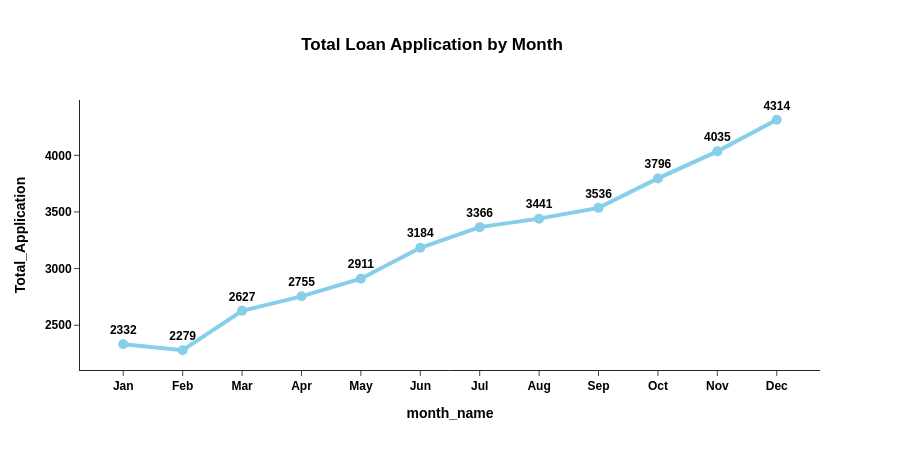

Notebook source saved alongside this figure:
### Markdown cell above
## 📉 Monthly Loan Trends (Total Loan Application)

### Code cell
Monthly_total_application  = data.groupby(["month_num","month_name"])['id'].count().reset_index().sort_values('month_name')
Monthly_total_application = Monthly_total_application.sort_values('month_num').drop('month_num', axis = 1)
Monthly_total_application = Monthly_total_application.rename(columns={'id':'Total_Application'})



fig = px.line(data_frame= Monthly_total_application, x='month_name', y = 'Total_Application',
              text='Total_Application',title='Total Loan Application by Month',height=450, width=900, template='simple_white')
fig.update_xaxes(showgrid = False)
fig.update_yaxes(showgrid = False)
fig.update_layout(
    title_x = 0.48,
    paper_bgcolor = 'white',
    plot_bgcolor = 'white',
    font = dict(family = 'arial', color = 'black',weight = 'bold')
    
)
fig.update_traces(
    textposition = 'top center',
    line=dict(width=4, color = "skyblue"), 
    marker=dict(size=10, symbol='circle'), 
    mode='lines+markers+text',
    textfont = dict(family = 'Arial', weight  ='bold')
)
fig.show()

### Figure 1 — Plotly figure (JSON) as saved in the notebook; plotly's stock layout.template omitted (floating-point values rounded to 4 significant figures)
{"data": [{"hovertemplate": "month_name=%{x}<br>Total_Application=%{text}<extra></extra>", "legendgroup": "", "line": {"color": "skyblue", "dash": "solid", "width": 4}, "marker": {"size": 10, "symbol": "circle"}, "mode": "lines+markers+text", "name": "", "orientation": "v", "showlegend": false, "text": [2332.0, 2279.0, 2627.0, 2755.0, 2911.0, 3184.0, 3366.0, 3441.0, 3536.0, 3796.0, 4035.0, 4314.0], "textfont": {"family": "Arial", "weight": "bold"}, "textposition": "top center", "type": "scatter", "x": ["Jan", "Feb", "Mar", "Apr", "May", "Jun", "Jul", "Aug", "Sep", "Oct", "Nov", "Dec"], "xaxis": "x", "y": [2332, 2279, 2627, 2755, 2911, 3184, 3366, 3441, 3536, 3796, 4035, 4314], "yaxis": "y"}], "layout": {"font": {"color": "black", "family": "arial", "weight": "bold"}, "height": 450, "legend": {"tracegroupgap": 0}, "paper_bgcolor": "white", "plot_bgcolor": "white", "title": {"text": "Total Loan Application by Month", "x": 0.48}, "width": 900, "xaxis": {"anchor": "y", "domain": [0, 1], "showgrid": false, "title": {"text": "month_name"}}, "yaxis": {"anchor": "x", "domain": [0, 1], "showgrid": false, "title": {"text": "Total_Application"}}}}
